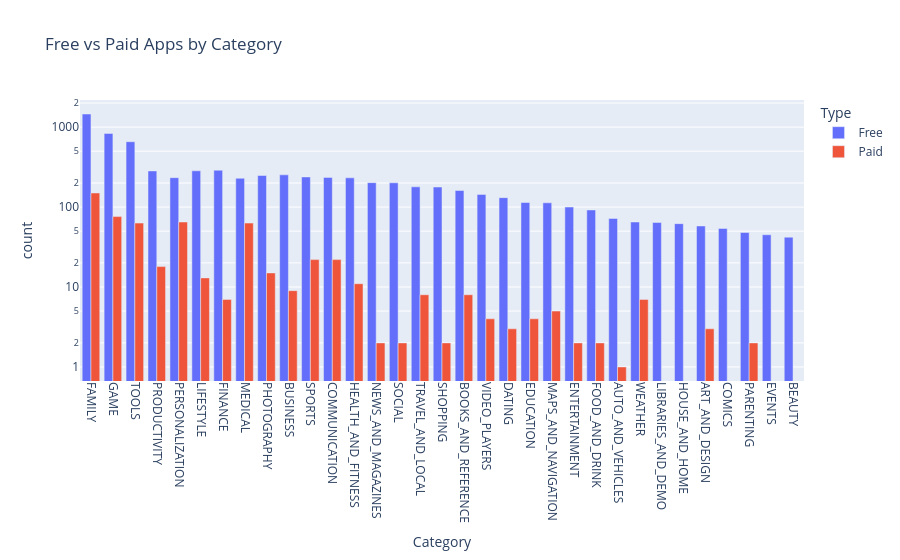

Notebook code for this chart:
### Markdown cell above
**Challenge**: Use the plotly express bar [chart examples](https://plotly.com/python/bar-charts/#bar-chart-with-sorted-or-ordered-categories) and the [.bar() API reference](https://plotly.com/python-api-reference/generated/plotly.express.bar.html#plotly.express.bar) to create this bar chart: 

<img src=https://imgur.com/LE0XCxA.png>

You'll want to use the `df_free_vs_paid` DataFrame that you created above that has the total number of free and paid apps per category. 

See if you can figure out how to get the look above by changing the `categoryorder` to 'total descending' as outlined in the documentation here [here](https://plotly.com/python/categorical-axes/#automatically-sorting-categories-by-name-or-total-value).

### Code cell
free_vs_paid_bar = px.bar(df_free_vs_paid,x='Category',y='count',color='Type',log_y=True,barmode='group',title="Free vs Paid Apps by Category")
free_vs_paid_bar.update_xaxes(categoryorder='total descending')
free_vs_paid_bar.update_layout(xaxis_tickangle=90)
free_vs_paid_bar.show()

### Figure 1 — Plotly figure (JSON) as saved in the notebook; plotly's stock layout.template omitted (floating-point values rounded to 4 significant figures)
{"data": [{"alignmentgroup": "True", "hovertemplate": "Type=Free<br>Category=%{x}<br>count=%{y}<extra></extra>", "legendgroup": "Free", "marker": {"color": "#636efa", "pattern": {"shape": ""}}, "name": "Free", "offsetgroup": "Free", "orientation": "v", "showlegend": true, "textposition": "auto", "type": "bar", "x": ["ART_AND_DESIGN", "AUTO_AND_VEHICLES", "BEAUTY", "BOOKS_AND_REFERENCE", "BUSINESS", "COMICS", "COMMUNICATION", "DATING", "EDUCATION", "ENTERTAINMENT", "EVENTS", "FAMILY", "FINANCE", "FOOD_AND_DRINK", "GAME", "HEALTH_AND_FITNESS", "HOUSE_AND_HOME", "LIBRARIES_AND_DEMO", "LIFESTYLE", "MAPS_AND_NAVIGATION", "MEDICAL", "NEWS_AND_MAGAZINES", "PARENTING", "PERSONALIZATION", "PHOTOGRAPHY", "PRODUCTIVITY", "SHOPPING", "SOCIAL", "SPORTS", "TOOLS", "TRAVEL_AND_LOCAL", "VIDEO_PLAYERS", "WEATHER"], "xaxis": "x", "y": [58, 72, 42, 161, 253, 54, 235, 131, 114, 100, 45, 1456, 289, 92, 834, 232, 62, 64, 284, 113, 229, 202, 48, 233, 248, 283, 178, 201, 238, 656, 179, 144, 65], "yaxis": "y"}, {"alignmentgroup": "True", "hovertemplate": "Type=Paid<br>Category=%{x}<br>count=%{y}<extra></extra>", "legendgroup": "Paid", "marker": {"color": "#EF553B", "pattern": {"shape": ""}}, "name": "Paid", "offsetgroup": "Paid", "orientation": "v", "showlegend": true, "textposition": "auto", "type": "bar", "x": ["ART_AND_DESIGN", "AUTO_AND_VEHICLES", "BOOKS_AND_REFERENCE", "BUSINESS", "COMMUNICATION", "DATING", "EDUCATION", "ENTERTAINMENT", "FAMILY", "FINANCE", "FOOD_AND_DRINK", "GAME", "HEALTH_AND_FITNESS", "LIFESTYLE", "MAPS_AND_NAVIGATION", "MEDICAL", "NEWS_AND_MAGAZINES", "PARENTING", "PERSONALIZATION", "PHOTOGRAPHY", "PRODUCTIVITY", "SHOPPING", "SOCIAL", "SPORTS", "TOOLS", "TRAVEL_AND_LOCAL", "VIDEO_PLAYERS", "WEATHER"], "xaxis": "x", "y": [3, 1, 8, 9, 22, 3, 4, 2, 150, 7, 2, 76, 11, 13, 5, 63, 2, 2, 65, 15, 18, 2, 2, 22, 63, 8, 4, 7], "yaxis": "y"}], "layout": {"barmode": "group", "legend": {"title": {"text": "Type"}, "tracegroupgap": 0}, "title": {"text": "Free vs Paid Apps by Category"}, "xaxis": {"anchor": "y", "categoryorder": "total descending", "domain": [0, 1], "tickangle": 90, "title": {"text": "Category"}}, "yaxis": {"anchor": "x", "domain": [0, 1], "title": {"text": "count"}, "type": "log"}}}
